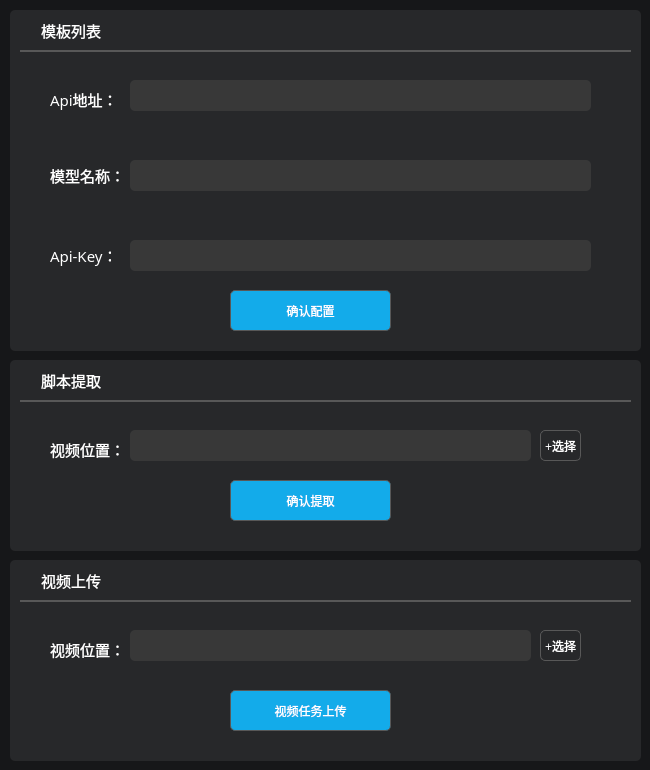
         <widget class="QWidget" name="a_tab_6">
          <property name="styleSheet">
           <string notr="true">background-color: rgb(22, 23, 25);
border-radius: 5px;

</string>
          </property>
          <attribute name="title">
           <string>Ai配置</string>
          </attribute>
          <widget class="QWidget" name="widget_23" native="true">
           <property name="geometry">
            <rect>
             <x>10</x>
             <y>10</y>
             <width>631</width>
             <height>341</height>
            </rect>
           </property>
           <property name="styleSheet">
            <string notr="true">QWidget {
       background-color: rgb(39, 40, 42);
		border-radius: 5px;
    }
</string>
           </property>
           <widget class="QLineEdit" name="apiKeyLineEdit">
            <property name="geometry">
             <rect>
              <x>120</x>
              <y>230</y>
              <width>461</width>
              <height>31</height>
             </rect>
            </property>
            <property name="styleSheet">
             <string notr="true">background-color: rgb(56, 56, 56);
color: rgb(153, 153, 153);
</string>
            </property>
            <property name="echoMode">
             <enum>QLineEdit::Password</enum>
            </property>
           </widget>
           <widget class="QLabel" name="label_125">
            <property name="geometry">
             <rect>
              <x>40</x>
              <y>220</y>
              <width>61</width>
              <height>51</height>
             </rect>
            </property>
            <property name="font">
             <font>
              <family>黑体</family>
              <pointsize>11</pointsize>
             </font>
            </property>
            <property name="styleSheet">
             <string notr="true">color: rgb(255, 255, 255);</string>
            </property>
            <property name="text">
             <string>Api-Key：</string>
            </property>
           </widget>
           <widget class="QLineEdit" name="aiModelNameLineEdit">
            <property name="geometry">
             <rect>
              <x>120</x>
              <y>150</y>
              <width>461</width>
              <height>31</height>
             </rect>
            </property>
            <property name="styleSheet">
             <string notr="true">background-color: rgb(56, 56, 56);
color: rgb(153, 153, 153);
</string>
            </property>
           </widget>
           <widget class="QLabel" name="label_124">
            <property name="geometry">
             <rect>
              <x>40</x>
              <y>140</y>
              <width>71</width>
              <height>51</height>
             </rect>
            </property>
            <property name="font">
             <font>
              <family>黑体</family>
              <pointsize>11</pointsize>
             </font>
            </property>
            <property name="styleSheet">
             <string notr="true">color: rgb(255, 255, 255);</string>
            </property>
            <property name="text">
             <string>模型名称：</string>
            </property>
           </widget>
           <widget class="QLineEdit" name="apiBaseUrlLineEdit">
            <property name="geometry">
             <rect>
              <x>120</x>
              <y>70</y>
              <width>461</width>
              <height>31</height>
             </rect>
            </property>
            <property name="styleSheet">
             <string notr="true">background-color: rgb(56, 56, 56);
color: rgb(153, 153, 153);
</string>
            </property>
           </widget>
           <widget class="QToolButton" name="toolButton">
            <property name="geometry">
             <rect>
              <x>220</x>
              <y>280</y>
              <width>161</width>
              <height>41</height>
             </rect>
            </property>
            <property name="styleSheet">
             <string notr="true">QToolButton {
	background-color: rgb(19, 171, 234);
	color: rgb(255, 255, 255);
	border: 1px solid;
	border-radius: 5px;
    border-color: rgb(88, 88, 88); 
}
QToolButton:hover {
     border: 2px solid  rgb(255, 255, 127);
	 color: rgb(255, 255, 127);
}
QToolButton:pressed {
    background-color: rgb(255, 255, 127);
	color:rgb(204, 0, 0);
}
</string>
            </property>
            <property name="text">
             <string>确认配置</string>
            </property>
           </widget>
           <widget class="QLabel" name="label_123">
            <property name="geometry">
             <rect>
              <x>40</x>
              <y>74</y>
              <width>71</width>
              <height>31</height>
             </rect>
            </property>
            <property name="font">
             <font>
              <family>黑体</family>
              <pointsize>11</pointsize>
             </font>
            </property>
            <property name="styleSheet">
             <string notr="true">color: rgb(255, 255, 255);</string>
            </property>
            <property name="text">
             <string>Api地址：</string>
            </property>
           </widget>
           <widget class="QWidget" name="widget_24" native="true">
            <property name="geometry">
             <rect>
              <x>10</x>
              <y>40</y>
              <width>611</width>
              <height>2</height>
             </rect>
            </property>
            <property name="styleSheet">
             <string notr="true">background-color:  rgb(88, 88, 88)</string>
            </property>
           </widget>
           <widget class="QLabel" name="label_13">
            <property name="geometry">
             <rect>
              <x>31</x>
              <y>10</y>
              <width>71</width>
              <height>21</height>
             </rect>
            </property>
            <property name="font">
             <font>
              <family>黑体</family>
              <pointsize>11</pointsize>
             </font>
            </property>
            <property name="styleSheet">
             <string notr="true">color: rgb(255, 255, 255);</string>
            </property>
            <property name="text">
             <string>模板列表</string>
            </property>
           </widget>
          </widget>
          <widget class="QWidget" name="widget_25" native="true">
           <property name="geometry">
            <rect>
             <x>10</x>
             <y>360</y>
             <width>631</width>
             <height>191</height>
            </rect>
           </property>
           <property name="styleSheet">
            <string notr="true">QWidget {
       background-color: rgb(39, 40, 42);
		border-radius: 5px;
    }
</string>
           </property>
           <widget class="QLineEdit" name="scriptVideoPathLineEdit">
            <property name="geometry">
             <rect>
              <x>120</x>
              <y>70</y>
              <width>401</width>
              <height>31</height>
             </rect>
            </property>
            <property name="styleSheet">
             <string notr="true">background-color: rgb(56, 56, 56);
color: rgb(153, 153, 153);
</string>
            </property>
           </widget>
           <widget class="QToolButton" name="getScriptToolButton">
            <property name="geometry">
             <rect>
              <x>220</x>
              <y>120</y>
              <width>161</width>
              <height>41</height>
             </rect>
            </property>
            <property name="styleSheet">
             <string notr="true">QToolButton {
	background-color: rgb(19, 171, 234);
	color: rgb(255, 255, 255);
	border: 1px solid;
	border-radius: 5px;
    border-color: rgb(88, 88, 88); 
}
QToolButton:hover {
     border: 2px solid  rgb(255, 255, 127);
	 color: rgb(255, 255, 127);
}
QToolButton:pressed {
    background-color: rgb(255, 255, 127);
	color:rgb(204, 0, 0);
}
</string>
            </property>
            <property name="text">
             <string>确认提取</string>
            </property>
           </widget>
           <widget class="QLabel" name="label_130">
            <property name="geometry">
             <rect>
              <x>40</x>
              <y>74</y>
              <width>71</width>
              <height>31</height>
             </rect>
            </property>
            <property name="font">
             <font>
              <family>黑体</family>
              <pointsize>11</pointsize>
             </font>
            </property>
            <property name="styleSheet">
             <string notr="true">color: rgb(255, 255, 255);</string>
            </property>
            <property name="text">
             <string>视频位置：</string>
            </property>
           </widget>
           <widget class="QWidget" name="widget_26" native="true">
            <property name="geometry">
             <rect>
              <x>10</x>
              <y>40</y>
              <width>611</width>
              <height>2</height>
             </rect>
            </property>
            <property name="styleSheet">
             <string notr="true">background-color:  rgb(88, 88, 88)</string>
            </property>
           </widget>
           <widget class="QLabel" name="label_14">
            <property name="geometry">
             <rect>
              <x>31</x>
              <y>10</y>
              <width>71</width>
              <height>21</height>
             </rect>
            </property>
            <property name="font">
             <font>
              <family>黑体</family>
              <pointsize>11</pointsize>
             </font>
            </property>
            <property name="styleSheet">
             <string notr="true">color: rgb(255, 255, 255);</string>
            </property>
            <property name="text">
             <string>脚本提取</string>
            </property>
           </widget>
           <widget class="QToolButton" name="scriptVideoToolButton">
            <property name="geometry">
             <rect>
              <x>530</x>
              <y>70</y>
              <width>41</width>
              <height>31</height>
             </rect>
            </property>
            <property name="styleSheet">
             <string notr="true"> QToolButton {
	color: rgb(255, 255, 255);
	border: 1px solid;
    border-color: rgb(88, 88, 88); 
}
QToolButton:hover {
     border: 2px solid  rgb(19, 171, 234);
	 color: rgb(19, 171, 234);
}
QToolButton:pressed {
    background-color: rgb(19, 171, 234);
	color: rgb(255, 255, 255);
}
</string>
            </property>
            <property name="text">
             <string>+选择</string>
            </property>
           </widget>
          </widget>
          <widget class="QWidget" name="widget_27" native="true">
           <property name="geometry">
            <rect>
             <x>10</x>
             <y>560</y>
             <width>631</width>
             <height>201</height>
            </rect>
           </property>
           <property name="styleSheet">
            <string notr="true">QWidget {
       background-color: rgb(39, 40, 42);
		border-radius: 5px;
    }
</string>
           </property>
           <widget class="QLineEdit" name="uploadVideoPathLineEdit">
            <property name="geometry">
             <rect>
              <x>120</x>
              <y>70</y>
              <width>401</width>
              <height>31</height>
             </rect>
            </property>
            <property name="styleSheet">
             <string notr="true">background-color: rgb(56, 56, 56);
color: rgb(153, 153, 153);
</string>
            </property>
           </widget>
           <widget class="QToolButton" name="uploadToolButton">
            <property name="geometry">
             <rect>
              <x>220</x>
              <y>130</y>
              <width>161</width>
              <height>41</height>
             </rect>
            </property>
            <property name="styleSheet">
             <string notr="true">QToolButton {
	background-color: rgb(19, 171, 234);
	color: rgb(255, 255, 255);
	border: 1px solid;
	border-radius: 5px;
    border-color: rgb(88, 88, 88); 
}
QToolButton:hover {
     border: 2px solid  rgb(255, 255, 127);
	 color: rgb(255, 255, 127);
}
QToolButton:pressed {
    background-color: rgb(255, 255, 127);
	color:rgb(204, 0, 0);
}
</string>
            </property>
            <property name="text">
             <string>视频任务上传</string>
            </property>
           </widget>
           <widget class="QLabel" name="label_131">
            <property name="geometry">
             <rect>
              <x>40</x>
              <y>74</y>
              <width>71</width>
              <height>31</height>
             </rect>
            </property>
            <property name="font">
             <font>
              <family>黑体</family>
              <pointsize>11</pointsize>
             </font>
            </property>
            <property name="styleSheet">
             <string notr="true">color: rgb(255, 255, 255);</string>
            </property>
            <property name="text">
             <string>视频位置：</string>
            </property>
           </widget>
           <widget class="QWidget" name="widget_28" native="true">
            <property name="geometry">
             <rect>
              <x>10</x>
              <y>40</y>
              <width>611</width>
              <height>2</height>
             </rect>
            </property>
            <property name="styleSheet">
             <string notr="true">background-color:  rgb(88, 88, 88)</string>
            </property>
           </widget>
           <widget class="QLabel" name="label_19">
            <property name="geometry">
             <rect>
              <x>31</x>
              <y>10</y>
              <width>71</width>
              <height>21</height>
             </rect>
            </property>
            <property name="font">
             <font>
              <family>黑体</family>
              <pointsize>11</pointsize>
             </font>
            </property>
            <property name="styleSheet">
             <string notr="true">color: rgb(255, 255, 255);</string>
            </property>
            <property name="text">
             <string>视频上传</string>
            </property>
           </widget>
           <widget class="QToolButton" name="uploadVideoToolButton">
            <property name="geometry">
             <rect>
              <x>530</x>
              <y>70</y>
              <width>41</width>
              <height>31</height>
             </rect>
            </property>
            <property name="styleSheet">
             <string notr="true"> QToolButton {
	color: rgb(255, 255, 255);
	border: 1px solid;
    border-color: rgb(88, 88, 88); 
}
QToolButton:hover {
     border: 2px solid  rgb(19, 171, 234);
	 color: rgb(19, 171, 234);
}
QToolButton:pressed {
    background-color: rgb(19, 171, 234);
	color: rgb(255, 255, 255);
}
</string>
            </property>
            <property name="text">
             <string>+选择</string>
            </property>
           </widget>
          </widget>
         </widget>
